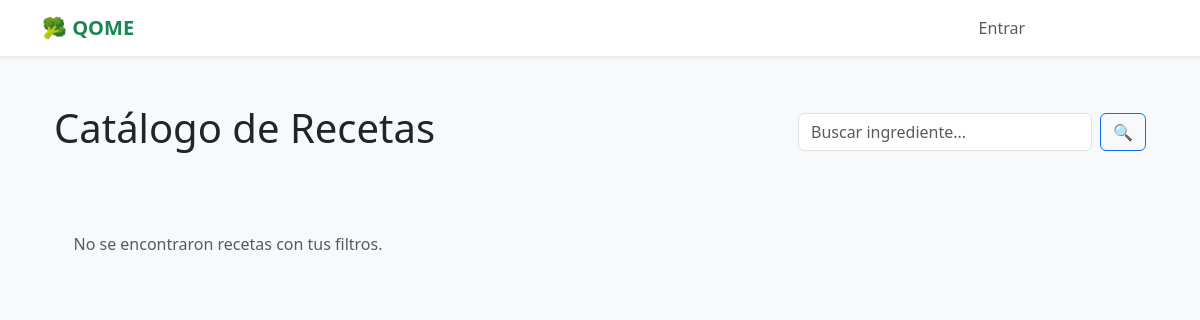
The app's page /, older data.
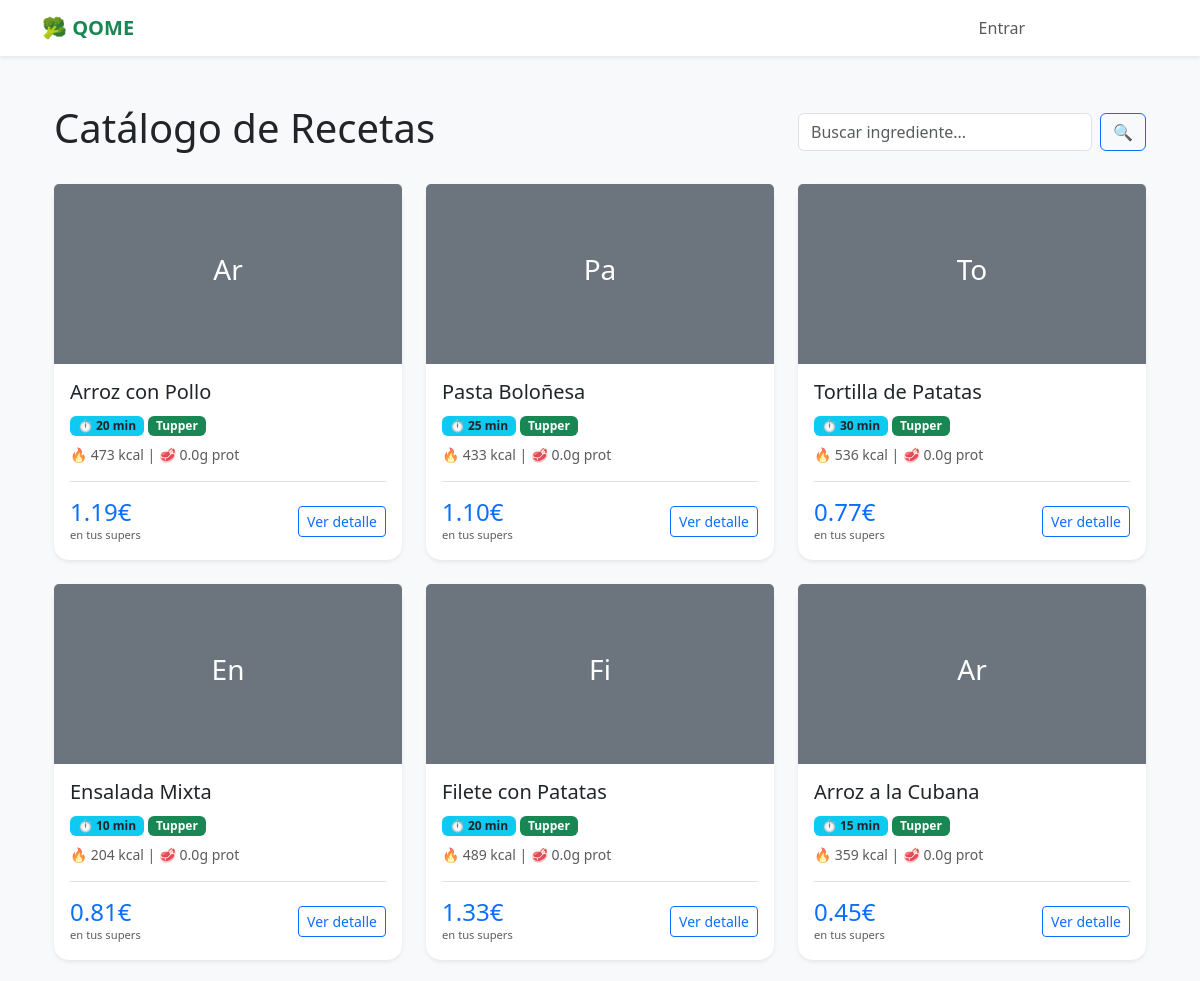
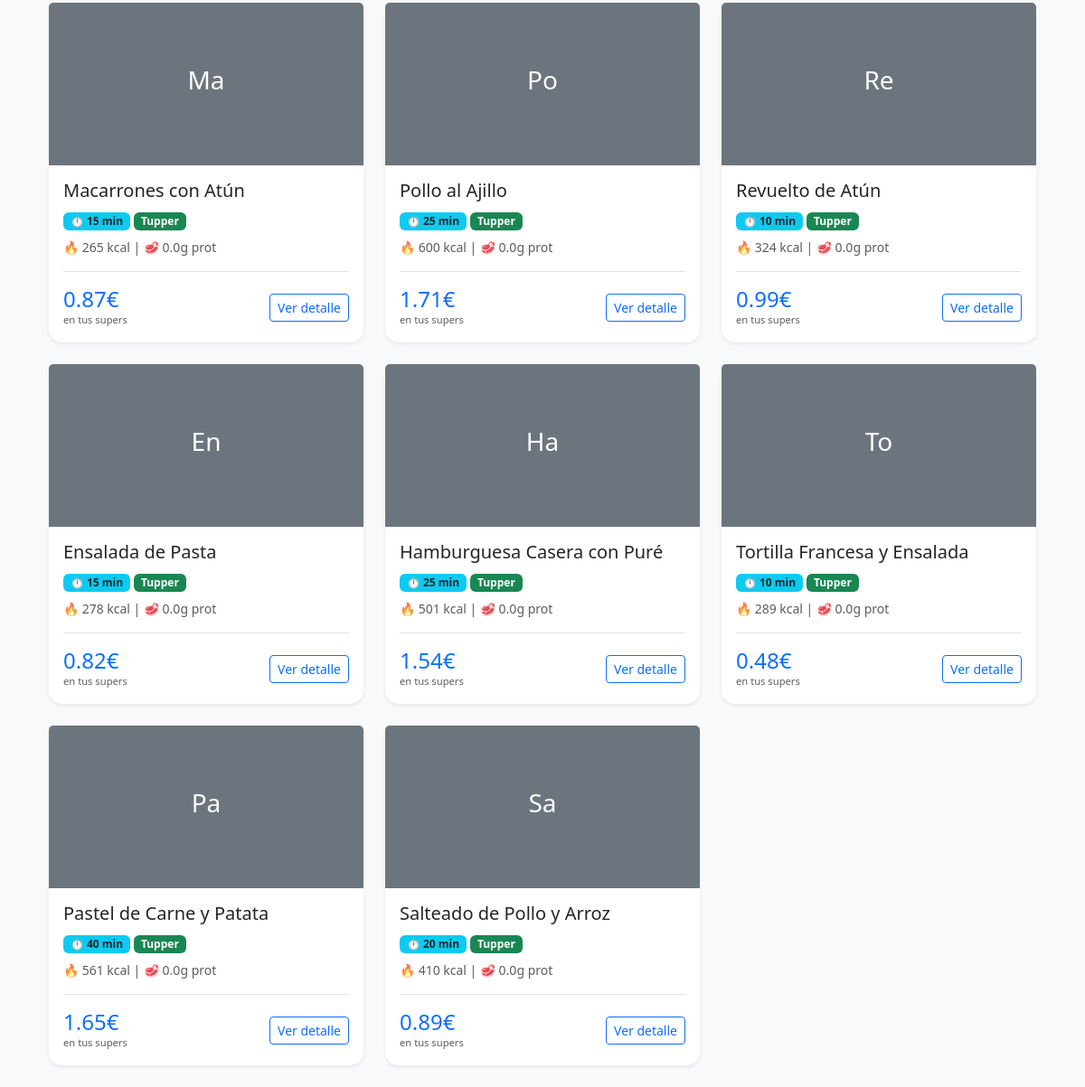
The same page, newer data (2 pictures, top to bottom).
### core/models.py (models this page shows, shortened)
class Receta(models.Model):
    titulo = models.CharField(max_length=200)
    tiempo_preparacion = models.IntegerField()
    es_apta_sarten = models.BooleanField(default=False)
    es_apta_airfryer = models.BooleanField(default=False)
    es_apta_horno = models.BooleanField(default=False)
    es_apta_microondas = models.BooleanField(default=False)
    es_apta_tupper = models.BooleanField(default=True)
    calorias = models.IntegerField(default=0)
    proteinas = models.FloatField(default=0.0)
    grasas = models.FloatField(default=0.0)
    hidratos = models.FloatField(default=0.0)

### core/views.py (the view)
# urls.py: path('', views.lista_recetas, name='home'),
def lista_recetas(request):
    recetas = Receta.objects.all()
    perfil = None
    metas = None
    limite_coste = 0
    if request.user.is_authenticated:
        try:
            perfil = PerfilUsuario.objects.get(usuario=request.user)
            mis_supers = perfil.supermercados_seleccionados.all()
            if mis_supers.exists():
                recetas = recetas.annotate(
                    precio_usuario=Min(
                        'costes_por_supermercado__coste',
                        filter=Q(costes_por_supermercado__supermercado__in=mis_supers)
                    )
                )
            else:
                recetas = recetas.annotate(
                    precio_usuario=Min('costes_por_supermercado__coste')
                )
            metas = {
                'calorias': perfil.gasto_energetico_diario,
                'proteinas': perfil.objetivo_proteinas,
                'grasas': perfil.objetivo_grasas,
                'hidratos': perfil.objetivo_hidratos,
            }
            if not perfil.tiene_horno: recetas = recetas.exclude(es_apta_horno=True)
            if not perfil.tiene_airfryer: recetas = recetas.exclude(es_apta_airfryer=True)
            if not perfil.tiene_microondas: recetas = recetas.exclude(es_apta_microondas=True)
            if perfil.presupuesto_semanal > 0:
                limite_coste = perfil.presupuesto_semanal / 14
        except PerfilUsuario.DoesNotExist:
            pass
    else:
        recetas = recetas.annotate(precio_usuario=Min('costes_por_supermercado__coste'))
    query = request.GET.get('q')
    if query: recetas = recetas.filter(titulo__icontains=query)
    if request.GET.get('sarten'): recetas = recetas.filter(es_apta_sarten=True)
    if request.GET.get('airfryer'): recetas = recetas.filter(es_apta_airfryer=True)
    if request.GET.get('horno'): recetas = recetas.filter(es_apta_horno=True)
    return render(request, 'core/lista_recetas.html', {
        'recetas': recetas,
        'perfil': perfil,
        'metas': metas,
        'limite_coste': limite_coste
    })

### core/templates/core/lista_recetas.html (shortened to what this page needs)
{% extends 'core/base.html' %}
{% block content %}
<div class="container py-4">
    <div class="row mb-4 align-items-center">
        <div class="col-md-8">
            <h1 class="display-6">
                {% if perfil %}
                    Recetas para ti
                    <small class="text-muted fs-6 d-block">Optimizadas para:
                        {% for s in perfil.supermercados_seleccionados.all %}
                            <span class="badge" style="background-color: {{ s.color_brand }}">{{ s.nombre }}</span>
                        {% empty %}
                            <span class="badge bg-secondary">Todos los mercados</span>
                        {% endfor %}
                    </small>
                {% else %}
                    Catálogo de Recetas
                {% endif %}
            </h1>
        </div>
        <div class="col-md-4 text-end">
            <form method="get" class="d-flex">
                <input type="text" name="q" class="form-control me-2" placeholder="Buscar ingrediente..." value="{{ request.GET.q }}">
                <button type="submit" class="btn btn-outline-primary">🔍</button>
            </form>
        </div>
    </div>
    <div class="row row-cols-1 row-cols-md-3 g-4">
        {% for receta in recetas %}
        <div class="col">
            <div class="card h-100 shadow-sm {% if not receta.precio_usuario %}border-warning{% endif %}">
                <div class="card-img-top bg-secondary text-white d-flex align-items-center justify-content-center" style="height: 180px;">
                    <span class="h3">{{ receta.titulo|slice:":2" }}</span>
                </div>
                <div class="card-body">
                    <h5 class="card-title text-truncate">{{ receta.titulo }}</h5>
                    <div class="mb-2">
                        <span class="badge bg-info text-dark">⏱ {{ receta.tiempo_preparacion }} min</span>
                        {% if receta.es_apta_tupper %}<span class="badge bg-success">Tupper</span>{% endif %}
                    </div>
                    <p class="card-text small text-muted mb-1">
                        🔥 {{ receta.calorias }} kcal | 🥩 {{ receta.proteinas }}g prot
                    </p>
                    <div class="mt-3 pt-3 border-top d-flex justify-content-between align-items-center">
                        <div>
                            {% if receta.precio_usuario %}
                                <span class="h4 text-primary mb-0">{{ receta.precio_usuario|floatformat:2 }}€</span>
                                <small class="text-muted d-block" style="font-size: 0.7rem;">en tus supers</small>
                            {% else %}
                                <span class="text-danger fw-bold">No disponible</span>
                                <small class="text-muted d-block" style="font-size: 0.7rem;">faltan ingredientes</small>
                            {% endif %}
                        </div>
                        <a href="{% url 'detalle_receta' receta.id %}" class="btn btn-sm btn-outline-primary">Ver detalle</a>
                    </div>
                </div>
            </div>
        </div>
        {% empty %}
        <div class="col-12 text-center py-5">
            <p class="text-muted">No se encontraron recetas con tus filtros.</p>
        </div>
        {% endfor %}
    </div>
</div>
{% endblock %}

### core/templates/core/base.html (shortened to what this page needs)
<!DOCTYPE html>
<html lang="es">
<head>
    <link href="https://cdn.jsdelivr.net/npm/bootstrap@5.3.0/dist/css/bootstrap.min.css" rel="stylesheet">
    <link rel="stylesheet" href="https://cdn.jsdelivr.net/npm/bootstrap-icons@1.10.0/font/bootstrap-icons.css">
</head>
<body>
    <nav class="navbar navbar-expand-lg navbar-light bg-white shadow-sm mb-4">
        <div class="container">
            <a class="navbar-brand" href="{% url 'home' %}">🥦 QOME</a>
            <div class="collapse navbar-collapse" id="navbarNav">
                <ul class="navbar-nav ms-auto">
                    {% if user.is_authenticated %}
                        <li class="nav-item">
                            <a class="nav-link" href="{% url 'plan_semanal' %}">📅 Mi Plan</a>
                        </li>
                        <li class="nav-item">
                            <a class="nav-link" href="{% url 'perfil' %}">👤 Perfil</a>
                        </li>
                        <li class="nav-item">
                            <form action="{% url 'logout' %}" method="post" class="d-inline">
                                {% csrf_token %}
                                <button type="submit" class="btn btn-link nav-link" style="text-decoration: none;">🚪 Salir</button>
                            </form>
                        </li>
                    {% else %}
                        <li class="nav-item">
                            <a class="nav-link" href="{% url 'login' %}">Entrar</a>
                        </li>
                        <li class="nav-item">
                            <a class="nav-link btn btn-success text-white px-3 ms-2" href="{% url 'registro' %}">Registrarse</a>
                        </li>
                    {% endif %}
                </ul>
            </div>
        </div>
    </nav>
    <div class="container">
        {% block content %}
        {% endblock %}
    </div>
</body>
</html>

### core/templates/core/base.html (style rules this page uses)
body { background-color: #f8f9fa; }
.card { border: none; border-radius: 15px; box-shadow: 0 4px 6px rgba(0,0,0,0.1); }
.navbar-brand { font-weight: bold; color: #198754 !important; }

Row changes from the older to the newer data that the page shows:
added Receta: titulo "Ar", titulo "Arroz con Pollo", tiempo_preparacion "20", es_apta_tupper "Tupper", calorias "473", proteinas "0.0", precio_usuario "1.19"
added Receta: titulo "Pa", titulo "Pasta Boloñesa", tiempo_preparacion "25", es_apta_tupper "Tupper", calorias "433", proteinas "0.0", precio_usuario "1.10"
added Receta: titulo "To", titulo "Tortilla de Patatas", tiempo_preparacion "30", es_apta_tupper "Tupper", calorias "536", proteinas "0.0", precio_usuario "0.77"
added Receta: titulo "En", titulo "Ensalada Mixta", tiempo_preparacion "10", es_apta_tupper "Tupper", calorias "204", proteinas "0.0", precio_usuario "0.81"
added Receta: titulo "Fi", titulo "Filete con Patatas", tiempo_preparacion "20", es_apta_tupper "Tupper", calorias "489", proteinas "0.0", precio_usuario "1.33"
added Receta: titulo "Ar", titulo "Arroz a la Cubana", tiempo_preparacion "15", es_apta_tupper "Tupper", calorias "359", proteinas "0.0", precio_usuario "0.45"
added Receta: titulo "Ma", titulo "Macarrones con Atún", tiempo_preparacion "15", es_apta_tupper "Tupper", calorias "265", proteinas "0.0", precio_usuario "0.87"
added Receta: titulo "Po", titulo "Pollo al Ajillo", tiempo_preparacion "25", es_apta_tupper "Tupper", calorias "600", proteinas "0.0", precio_usuario "1.71"
added Receta: titulo "Re", titulo "Revuelto de Atún", tiempo_preparacion "10", es_apta_tupper "Tupper", calorias "324", proteinas "0.0", precio_usuario "0.99"
added Receta: titulo "En", titulo "Ensalada de Pasta", tiempo_preparacion "15", es_apta_tupper "Tupper", calorias "278", proteinas "0.0", precio_usuario "0.82"
added Receta: titulo "Ha", titulo "Hamburguesa Casera con Puré", tiempo_preparacion "25", es_apta_tupper "Tupper", calorias "501", proteinas "0.0", precio_usuario "1.54"
added Receta: titulo "To", titulo "Tortilla Francesa y Ensalada", tiempo_preparacion "10", es_apta_tupper "Tupper", calorias "289", proteinas "0.0", precio_usuario "0.48"
added Receta: titulo "Pa", titulo "Pastel de Carne y Patata", tiempo_preparacion "40", es_apta_tupper "Tupper", calorias "561", proteinas "0.0", precio_usuario "1.65"
added Receta: titulo "Sa", titulo "Salteado de Pollo y Arroz", tiempo_preparacion "20", es_apta_tupper "Tupper", calorias "410", proteinas "0.0", precio_usuario "0.89"
Text that changed along with them:
text no longer shown: "No se encontraron recetas con tus filtros."
